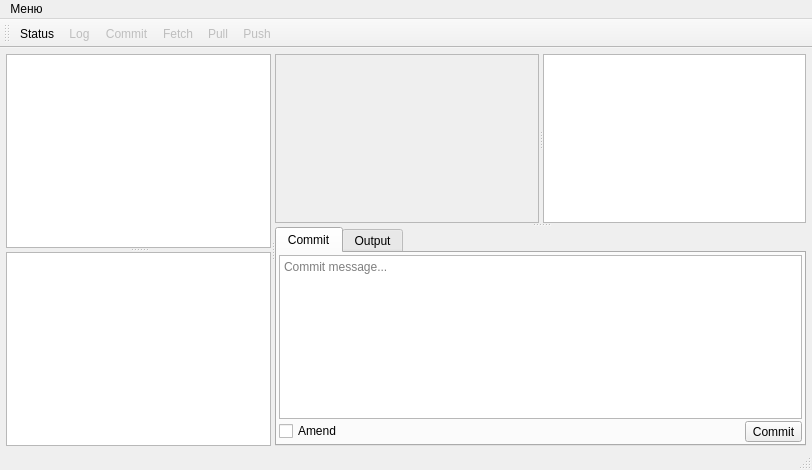
<?xml version="1.0" encoding="UTF-8"?>
<ui version="4.0">
 <class>MainWindow</class>
 <widget class="QMainWindow" name="MainWindow">
  <property name="geometry">
   <rect>
    <x>0</x>
    <y>0</y>
    <width>812</width>
    <height>470</height>
   </rect>
  </property>
  <property name="windowTitle">
   <string>GitKeeper</string>
  </property>
  <widget class="QWidget" name="centralwidget">
   <layout class="QVBoxLayout" name="verticalLayout_3">
    <property name="spacing">
     <number>2</number>
    </property>
    <property name="leftMargin">
     <number>2</number>
    </property>
    <property name="topMargin">
     <number>2</number>
    </property>
    <property name="rightMargin">
     <number>2</number>
    </property>
    <property name="bottomMargin">
     <number>2</number>
    </property>
    <item>
     <widget class="QWidget" name="widget" native="true">
      <layout class="QVBoxLayout" name="verticalLayout_2">
       <property name="spacing">
        <number>0</number>
       </property>
       <property name="leftMargin">
        <number>4</number>
       </property>
       <property name="topMargin">
        <number>4</number>
       </property>
       <property name="rightMargin">
        <number>4</number>
       </property>
       <property name="bottomMargin">
        <number>0</number>
       </property>
       <item>
        <widget class="QSplitter" name="splitter_2">
         <property name="orientation">
          <enum>Qt::Horizontal</enum>
         </property>
         <property name="handleWidth">
          <number>4</number>
         </property>
         <widget class="QWidget" name="widget_3" native="true">
          <layout class="QVBoxLayout" name="verticalLayout_4">
           <property name="spacing">
            <number>0</number>
           </property>
           <property name="leftMargin">
            <number>0</number>
           </property>
           <property name="topMargin">
            <number>0</number>
           </property>
           <property name="rightMargin">
            <number>0</number>
           </property>
           <property name="bottomMargin">
            <number>0</number>
           </property>
           <item>
            <widget class="QSplitter" name="splitter_4">
             <property name="orientation">
              <enum>Qt::Vertical</enum>
             </property>
             <property name="handleWidth">
              <number>4</number>
             </property>
             <widget class="QTableView" name="filesTableView">
              <property name="editTriggers">
               <set>QAbstractItemView::AnyKeyPressed|QAbstractItemView::DoubleClicked</set>
              </property>
              <property name="alternatingRowColors">
               <bool>true</bool>
              </property>
              <property name="selectionBehavior">
               <enum>QAbstractItemView::SelectRows</enum>
              </property>
              <property name="showGrid">
               <bool>false</bool>
              </property>
              <attribute name="horizontalHeaderStretchLastSection">
               <bool>true</bool>
              </attribute>
              <attribute name="verticalHeaderVisible">
               <bool>false</bool>
              </attribute>
             </widget>
             <widget class="QTableView" name="stagedTableView">
              <property name="editTriggers">
               <set>QAbstractItemView::AnyKeyPressed|QAbstractItemView::DoubleClicked</set>
              </property>
              <property name="alternatingRowColors">
               <bool>true</bool>
              </property>
              <property name="selectionBehavior">
               <enum>QAbstractItemView::SelectRows</enum>
              </property>
              <property name="showGrid">
               <bool>false</bool>
              </property>
              <attribute name="horizontalHeaderStretchLastSection">
               <bool>true</bool>
              </attribute>
              <attribute name="verticalHeaderVisible">
               <bool>false</bool>
              </attribute>
             </widget>
            </widget>
           </item>
          </layout>
         </widget>
         <widget class="QWidget" name="widget_4" native="true">
          <layout class="QVBoxLayout" name="verticalLayout">
           <item>
            <widget class="QSplitter" name="splitter">
             <property name="orientation">
              <enum>Qt::Vertical</enum>
             </property>
             <widget class="QSplitter" name="splitter_3">
              <property name="orientation">
               <enum>Qt::Horizontal</enum>
              </property>
              <property name="handleWidth">
               <number>4</number>
              </property>
              <widget class="QTextEdit" name="originalFileEdit">
               <property name="enabled">
                <bool>false</bool>
               </property>
               <property name="readOnly">
                <bool>true</bool>
               </property>
              </widget>
              <widget class="QTextEdit" name="currentFileEdit">
               <property name="readOnly">
                <bool>true</bool>
               </property>
              </widget>
             </widget>
             <widget class="QTabWidget" name="tabWidget">
              <property name="currentIndex">
               <number>0</number>
              </property>
              <widget class="QWidget" name="tabWidgetPage1">
               <attribute name="title">
                <string>Commit</string>
               </attribute>
               <layout class="QVBoxLayout" name="verticalLayout_5" stretch="1,0">
                <property name="spacing">
                 <number>2</number>
                </property>
                <property name="leftMargin">
                 <number>2</number>
                </property>
                <property name="topMargin">
                 <number>2</number>
                </property>
                <property name="rightMargin">
                 <number>2</number>
                </property>
                <property name="bottomMargin">
                 <number>2</number>
                </property>
                <item>
                 <widget class="QTextEdit" name="commitMessageEdit">
                  <property name="acceptRichText">
                   <bool>false</bool>
                  </property>
                  <property name="placeholderText">
                   <string>Commit message...</string>
                  </property>
                 </widget>
                </item>
                <item>
                 <layout class="QHBoxLayout" name="horizontalLayout" stretch="1,0">
                  <item>
                   <widget class="QCheckBox" name="amendCheckBox">
                    <property name="text">
                     <string>Amend</string>
                    </property>
                   </widget>
                  </item>
                  <item>
                   <widget class="QToolButton" name="btnCommit">
                    <property name="text">
                     <string>Commit</string>
                    </property>
                   </widget>
                  </item>
                 </layout>
                </item>
               </layout>
              </widget>
              <widget class="QWidget" name="tab">
               <attribute name="title">
                <string>Output</string>
               </attribute>
               <layout class="QVBoxLayout" name="verticalLayout" stretch="1,0">
                <property name="spacing">
                 <number>2</number>
                </property>
                <property name="leftMargin">
                 <number>2</number>
                </property>
                <property name="topMargin">
                 <number>2</number>
                </property>
                <property name="rightMargin">
                 <number>2</number>
                </property>
                <property name="bottomMargin">
                 <number>2</number>
                </property>
                <item>
                 <widget class="QTextEdit" name="logMessage">
                  <property name="enabled">
                   <bool>true</bool>
                  </property>
                  <property name="autoFillBackground">
                   <bool>true</bool>
                  </property>
                  <property name="styleSheet">
                   <string notr="true">background-color: rgb(206, 206, 206);</string>
                  </property>
                  <property name="readOnly">
                   <bool>true</bool>
                  </property>
                 </widget>
                </item>
                <item>
                 <layout class="QHBoxLayout" name="horizontalLayout_2">
                  <item>
                   <spacer name="horizontalSpacer">
                    <property name="orientation">
                     <enum>Qt::Horizontal</enum>
                    </property>
                    <property name="sizeHint" stdset="0">
                     <size>
                      <width>40</width>
                      <height>20</height>
                     </size>
                    </property>
                   </spacer>
                  </item>
                  <item>
                   <widget class="QToolButton" name="btnClearLog">
                    <property name="text">
                     <string>Clear</string>
                    </property>
                   </widget>
                  </item>
                 </layout>
                </item>
               </layout>
              </widget>
             </widget>
            </widget>
           </item>
          </layout>
         </widget>
        </widget>
       </item>
      </layout>
     </widget>
    </item>
   </layout>
  </widget>
  <widget class="QMenuBar" name="menubar">
   <property name="geometry">
    <rect>
     <x>0</x>
     <y>0</y>
     <width>812</width>
     <height>21</height>
    </rect>
   </property>
   <widget class="QMenu" name="menu">
    <property name="title">
     <string>Меню</string>
    </property>
    <addaction name="action"/>
    <addaction name="action_5"/>
    <addaction name="action_6"/>
    <addaction name="separator"/>
    <addaction name="action_3"/>
    <addaction name="action_4"/>
   </widget>
   <addaction name="menu"/>
  </widget>
  <widget class="QStatusBar" name="statusbar"/>
  <widget class="QToolBar" name="toolBar">
   <property name="windowTitle">
    <string>toolBar</string>
   </property>
   <attribute name="toolBarArea">
    <enum>TopToolBarArea</enum>
   </attribute>
   <attribute name="toolBarBreak">
    <bool>false</bool>
   </attribute>
   <addaction name="actionStatus"/>
   <addaction name="actionLog"/>
   <addaction name="actionCommit"/>
   <addaction name="actionFetch"/>
   <addaction name="actionPull"/>
   <addaction name="actionPush"/>
  </widget>
  <action name="actionStatus">
   <property name="enabled">
    <bool>true</bool>
   </property>
   <property name="text">
    <string>Status</string>
   </property>
  </action>
  <action name="actionLog">
   <property name="enabled">
    <bool>false</bool>
   </property>
   <property name="text">
    <string>Log</string>
   </property>
  </action>
  <action name="actionCommit">
   <property name="enabled">
    <bool>false</bool>
   </property>
   <property name="text">
    <string>Commit</string>
   </property>
  </action>
  <action name="actionFetch">
   <property name="enabled">
    <bool>false</bool>
   </property>
   <property name="text">
    <string>Fetch</string>
   </property>
  </action>
  <action name="actionPull">
   <property name="enabled">
    <bool>false</bool>
   </property>
   <property name="text">
    <string>Pull</string>
   </property>
  </action>
  <action name="actionPush">
   <property name="enabled">
    <bool>false</bool>
   </property>
   <property name="text">
    <string>Push</string>
   </property>
  </action>
  <action name="action">
   <property name="text">
    <string>Создать</string>
   </property>
  </action>
  <action name="action_3">
   <property name="text">
    <string>Настройки</string>
   </property>
  </action>
  <action name="action_4">
   <property name="text">
    <string>Выход</string>
   </property>
  </action>
  <action name="action_5">
   <property name="text">
    <string>Открыть</string>
   </property>
  </action>
  <action name="action_6">
   <property name="text">
    <string>Клонировать</string>
   </property>
  </action>
 </widget>
 <resources/>
 <connections/>
</ui>
